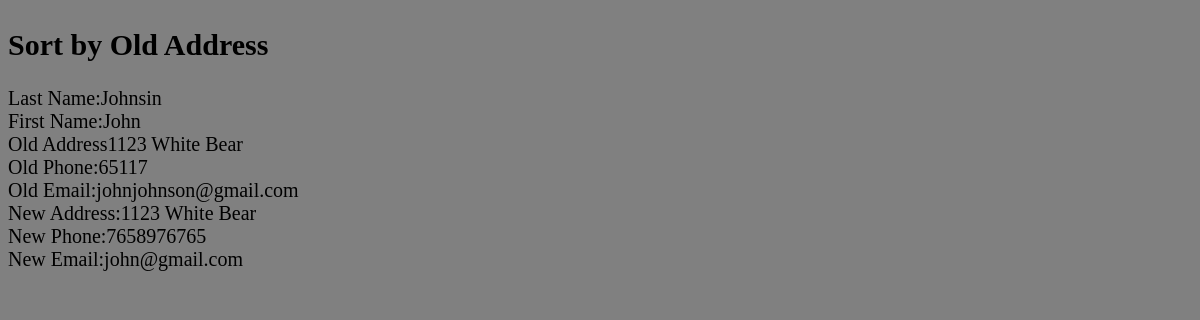
/Churchlogin/Menu/View/OldAddress.php, run on the app's committed database.
### tables this page shows
CREATE TABLE `PriorAddress` (
  `PA_ID` int(11) NOT NULL,
  `PersonID` int(11) NOT NULL AUTO_INCREMENT,
  `Address_Old` varchar(45) DEFAULT NULL,
  `Phone_Old` varchar(5) DEFAULT NULL,
  `Email_Old` varchar(45) DEFAULT NULL,
  `Date` date DEFAULT NULL,
  PRIMARY KEY (`PA_ID`),
  UNIQUE KEY `Person_idx` (`PersonID`),
  CONSTRAINT `` FOREIGN KEY (`PersonID`) REFERENCES `Person` (`PersonID`) ON DELETE NO ACTION ON UPDATE NO ACTION
);

CREATE TABLE `Person` (
  `PersonID` int(11) NOT NULL,
  `FirstName` varchar(45) DEFAULT NULL,
  `LastName` varchar(45) DEFAULT NULL,
  `Address` varchar(45) DEFAULT NULL,
  `Zip` varchar(5) DEFAULT NULL,
  `Phone` varchar(10) DEFAULT NULL,
  `Email` varchar(45) DEFAULT NULL,
  `Personnel_Type` varchar(45) DEFAULT NULL,
  `DateModified` date DEFAULT NULL,
  PRIMARY KEY (`PersonID`)
);

### Churchlogin/Menu/View/OldAddress.php (the view, shortened to what this page needs)
<?php
    include_once 'process.php';
?>
<html>
<head>
    <link href="style.css" rel="stylesheet" type="text/css"/>
</head>
<body>
    <h2>Sort by Old Address</h2>
<?php
    $sql = "SELECT P.*, PA.* FROM Person P, PriorAddress PA
    WHERE P.PersonID = PA.PersonID ORDER BY Address_Old;";
    $result = mysqli_query($conn,$sql);
    $resultCheck = mysqli_num_rows($result);
    if($resultCheck >0) {
            while ($row = mysqli_fetch_assoc($result)) {
                echo " Last Name:".$row['LastName']."&nbsp"
                . "<br>"."First Name:".$row['FirstName'] . "<br>"."Old Address"
                .$row['Address_Old']."&nbsp". "<br>"."Old Phone:".$row['Phone_Old']
                ."&nbsp". "<br>"."Old Email:".$row['Email_Old']. "<br>"
                ."New Address:".$row['Address']."&nbsp". "<br>"."New Phone:"
                .$row['Phone']."&nbsp". "<br>"."New Email:".$row['Email']."&nbsp"
                . "<br>". "<br>";
            }
    }
?>
</body>
</html>

### Churchlogin/Menu/View/style.css (style rules this page uses)
body { background-color: gray; text-align:left; font-size: 20px; padding: auto; }
h2 { text-align: left; padding-top: 20px; }

### data on the page
prioraddress: PersonID.LastName "Johnsin", PersonID.FirstName "John", Address_Old "1123 White Bear", Phone_Old "65117", Email_Old "johnjohnson@gmail.com", PersonID.Address "1123 White Bear", PersonID.Phone "7658976765", PersonID.Email "john@gmail.com"
